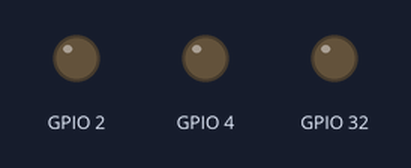
The sketch below on a simulated ESP32. Shown: output pins drawn as LEDs (lit = HIGH). Nothing arrives over Bluetooth unless stated; what the sketch prints to the serial monitor is not drawn.

Above: at 4.7 s.
Timing chart, 0 to 13.0 s (numbered marks = the images above):
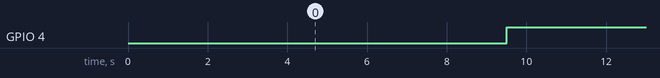

Measured:
- by itself, GPIO 4: alternates HIGH for 5.0 s and LOW for 5.0 s

The sketch:

TrafficScanner_v2.7_OnlySerial.ino
```cpp
#include <BLEDevice.h>
#include <BLEUtils.h>
#include <BLEScan.h>
#include <BLEAdvertisedDevice.h>
#include "SPI.h"

int scanTime = 4; //In seconds
unsigned long curTime;
boolean alternator = false;
BLEScan* pBLEScan;

class MyAdvertisedDeviceCallbacks: public BLEAdvertisedDeviceCallbacks {
    void onResult(BLEAdvertisedDevice advertisedDevice) {
      ;
    }
};

void setup() {
  Serial.begin(115200);

  pinMode(4, OUTPUT);
  pinMode(2, OUTPUT);
  pinMode(32, OUTPUT);

  digitalWrite(4, LOW);
  digitalWrite(2, LOW);
  digitalWrite(32, LOW);

  BLEDevice::init("");
  pBLEScan = BLEDevice::getScan(); //create new scan
  pBLEScan->setAdvertisedDeviceCallbacks(new MyAdvertisedDeviceCallbacks());
  pBLEScan->setActiveScan(true); //active scan uses more power, but get results faster
  pBLEScan->setInterval(10);
  pBLEScan->setWindow(1000);
}

void loop() {
  Serial.println("1");
  curTime = millis();
  Serial.println(curTime);

  BLEScanResults foundDevices = pBLEScan->start(scanTime);
  Serial.println("2");

  digitalWrite(32, LOW);

  for (int i = 0; i < foundDevices.getCount(); i++) {
    Serial.println("2.1");
    Serial.print(curTime);
    Serial.print(", ");
    Serial.println(foundDevices.getDevice(i).getAddress().toString().c_str());

    digitalWrite(32, HIGH);
  }
  Serial.println("3");

  delay(500);

  if (alternator) {
    Serial.println("3.1");
    digitalWrite(4, HIGH);
    alternator = false;
  } else {
    Serial.println("3.2");
    digitalWrite(4, LOW);
    alternator = true;
  }
  Serial.println("4");

  pBLEScan->clearResults();   // delete results fromBLEScan buffer to release memory
  Serial.println("5");
  delay(500);
}
```
